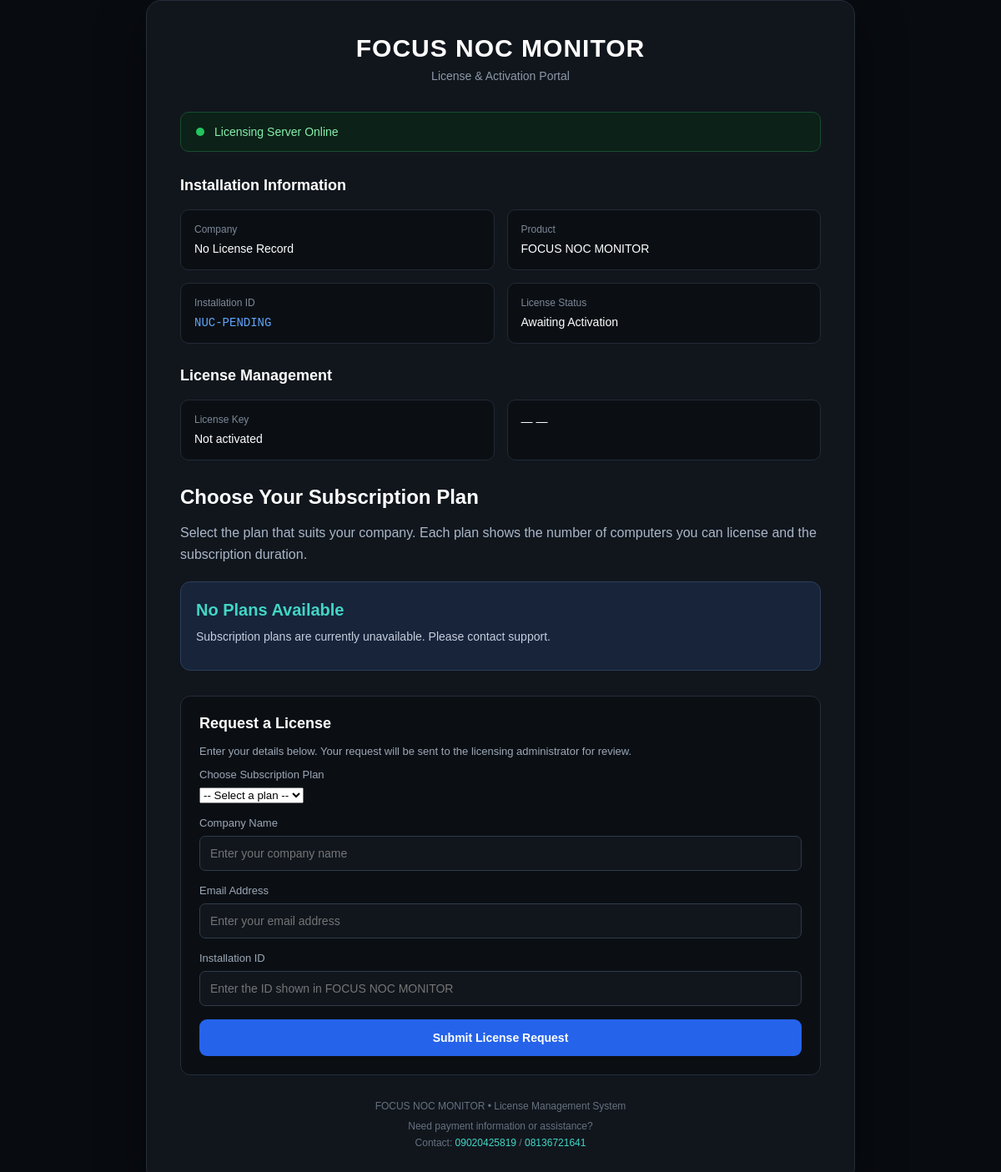
Page /monitor_license/ on the earlier database version.
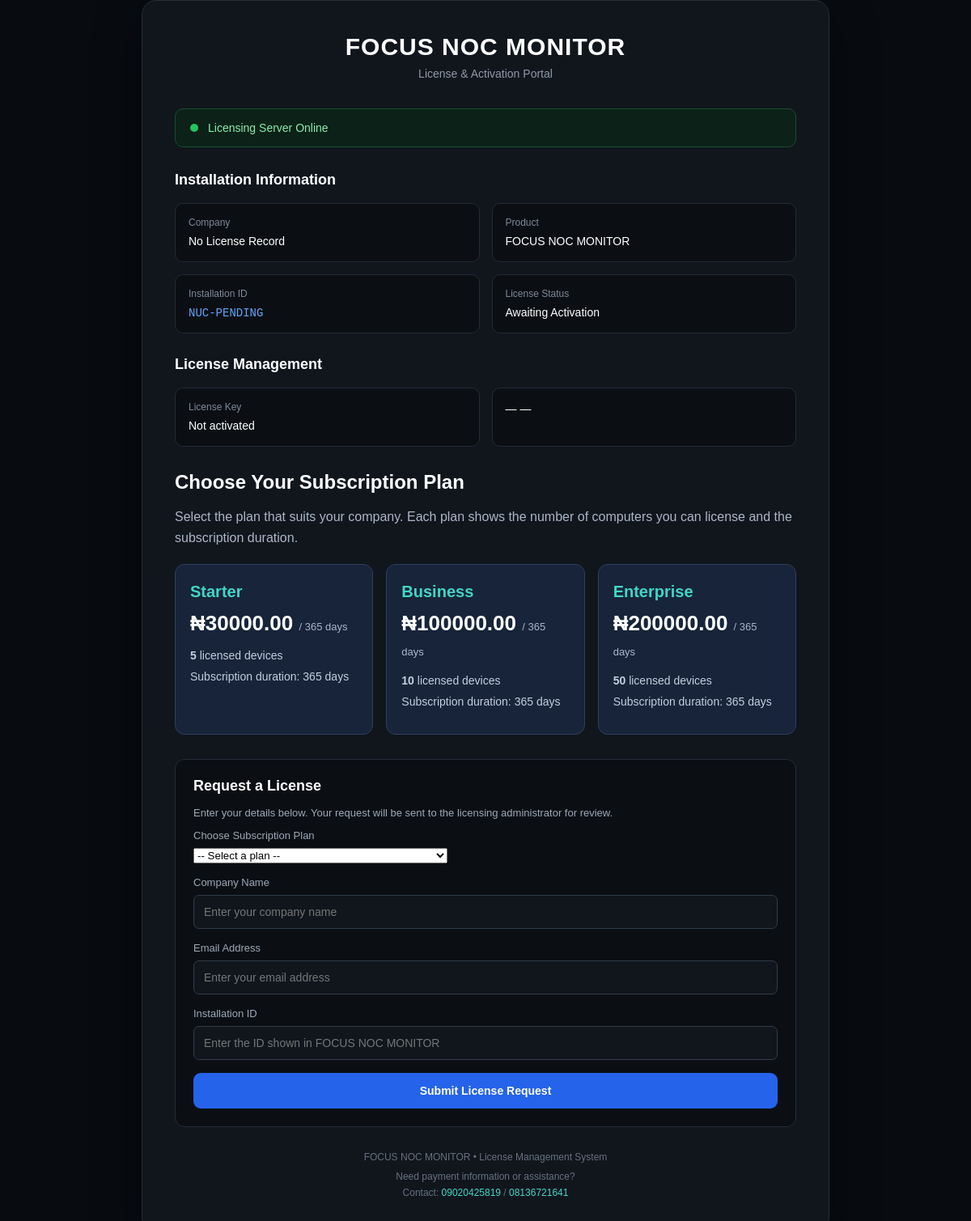
Same page on the later database version.
### monitor_license/models.py (models this page shows, shortened)
class SubscriptionPlan(models.Model):
    name = models.CharField(
        max_length=50,
        unique=True
    )
    device_limit = models.PositiveIntegerField(
        default=5,
        help_text="Maximum number of computers allowed under this plan."
    )
    duration_days = models.PositiveIntegerField(
        default=30,
        help_text="Default subscription duration in days."
    )
    price = models.DecimalField(
        max_digits=10,
        decimal_places=2,
        default=0
    )
    is_active = models.BooleanField(default=True)
    created_at = models.DateTimeField(auto_now_add=True)

### monitor_license/views.py (the view)
# urls.py: path('', license_portal, name='license_portal'),
def license_portal(request, installation_id=None, slug=None):
    license_record = None
    if installation_id:
        license_record = get_object_or_404(
            MonitorLicense,
            installation_id=installation_id
        )
    subscription_plans = SubscriptionPlan.objects.filter(
        is_active=True
    ).order_by('price', 'device_limit')
    return render(
        request,
        'monitor_license/license.html',
        {
            'license': license_record,
            'subscription_plans': subscription_plans,
        }
    )

### monitor_license/templates/monitor_license/license.html (shortened to what this page needs)
<!DOCTYPE html>
<html lang="en">
<head>
</head>
<body>
<div class="container">
    <div class="card">
        <div class="brand">
            <h1>FOCUS NOC MONITOR</h1>
            <p>License & Activation Portal</p>
        </div>
        <div class="status">
            <div class="status-dot"></div>
            <div class="status-text">
                Licensing Server Online
            </div>
        </div>
        <div class="section">
            <h2>Installation Information</h2>
            <div class="info-grid">
                <div class="info-box">
                    <span class="label">Company</span>
                    <span class="value">
                        {% if license %}
                            {{ license.company_name }}
                        {% else %}
                            No License Record
                        {% endif %}
                    </span>
                </div>
                <div class="info-box">
                    <span class="label">Product</span>
                    <span class="value">FOCUS NOC MONITOR</span>
                </div>
                <div class="info-box">
                    <span class="label">Installation ID</span>
                    <span class="value installation">
                        {% if license %}
                            {{ license.installation_id }}
                        {% else %}
                            NUC-PENDING
                        {% endif %}
                    </span>
                </div>
                <div class="info-box">
                    <span class="label">License Status</span>
                    <span class="value">
                        {% if license %}
                            {{ license.get_status_display }}
                        {% else %}
                            Awaiting Activation
                        {% endif %}
                    </span>
                </div>
            </div>
        </div>
        <div class="section">
            <h2>License Management</h2>
            <div class="info-grid">
                <div class="info-box">
                    <span class="label">License Key</span>
                    <span class="value">
                        Not activated
                    </span>
                </div>
                <div class="info-box">
                    <span class="value">
                        {% if license %}
                            {{ license.expires_at }}
                        {% else %}
                            —
                        {% endif %}
                    </span>
                    <span class="value">
                        —
                    </span>
                </div>
            </div>
        </div>
<div class="plans-section">
    <h2>Choose Your Subscription Plan</h2>
    <p class="plans-description">
        Select the plan that suits your company. Each plan shows
        the number of computers you can license and the subscription duration.
    </p>
    <div class="plans-grid">
        {% for plan in subscription_plans %}
        <div class="plan-card">
            <h3>{{ plan.name }}</h3>
            <div class="plan-price">
                ₦{{ plan.price|floatformat:2 }}
                <small>/ {{ plan.duration_days }} days</small>
            </div>
            <p class="plan-detail">
                <strong>{{ plan.device_limit }}</strong>
                licensed devices
            </p>
            <p class="plan-detail">
                Subscription duration:
                {{ plan.duration_days }} days
            </p>
        </div>
        {% empty %}
        <div class="plan-card">
            <h3>No Plans Available</h3>
            <p class="plan-detail">
                Subscription plans are currently unavailable.
                Please contact support.
            </p>
        </div>
        {% endfor %}
    </div>
</div>
<div class="request-form">
    <h2>Request a License</h2>
    <p style="color: #9ca8b7; font-size: 13px;">
        Enter your details below. Your request will be sent
        to the licensing administrator for review.
    </p>
    <form id="licenseRequestForm">
        <div class="form-group">
<div class="form-group">
    <label for="plan_id">Choose Subscription Plan</label>
    <select id="plan_id" name="plan_id" required>
        <option value="">-- Select a plan --</option>
    </select>
</div>
            <label for="company_name">Company Name</label>
            <input
                type="text"
                id="company_name"
                name="company_name"
                placeholder="Enter your company name"
                required
                maxlength="150"
            >
        </div>
        <div class="form-group">
            <label for="email">Email Address</label>
            <input
                type="email"
                id="email"
                name="email"
                placeholder="Enter your email address"
                required
                maxlength="254"
            >
        </div>
        <div class="form-group">
            <label for="installation_id">Installation ID</label>
            <input
                type="text"
                id="installation_id"
                name="installation_id"
                value="{% if license %}{{ license.installation_id }}{% endif %}"
                placeholder="Enter the ID shown in FOCUS NOC MONITOR"
                required
                maxlength="150"
            >
        </div>
        <button type="submit" class="submit-request" id="submitRequest">
            Submit License Request
        </button>
    </form>
</div>
<div class="footer">
    <div>FOCUS NOC MONITOR • License Management System</div>
    <div style="margin-top: 10px;">
        Need payment information or assistance?
    </div>
    <div style="margin-top: 6px;">
        Contact:
        <a href="tel:09020425819" style="color: #42d6c5; text-decoration: none;">
            09020425819
        </a>
        <span> / </span>
        <a href="tel:08136721641" style="color: #42d6c5; text-decoration: none;">
            08136721641
        </a>
    </div>
</div>
    </div>
</div>
</body>
</html>

### monitor_license/templates/monitor_license/license.html (style rules this page uses)
* { box-sizing: border-box; }
body { margin: 0; min-height: 100vh; font-family: Arial, Helvetica, sans-serif; background: #080b10; color: #ffffff; display: flex; align-items: center; justify-content: center; }
.container { width: 92%; max-width: 850px; }
.card { background: #11161d; border: 1px solid #252d38; border-radius: 18px; padding: 40px; box-shadow: 0 20px 60px rgba(0, 0, 0, 0.45); }
.brand { text-align: center; margin-bottom: 35px; }
.brand h1 { margin: 0; font-size: 30px; letter-spacing: 1px; }
.brand p { color: #8e99a8; margin-top: 8px; font-size: 14px; }
.status { display: flex; align-items: center; gap: 12px; padding: 15px 18px; background: #0c2117; border: 1px solid #174d30; border-radius: 10px; margin-bottom: 30px; }
.status-dot { width: 10px; height: 10px; background: #22c55e; border-radius: 50%; }
.status-text { color: #86efac; font-size: 14px; }
.section { margin-bottom: 28px; }
.section h2 { font-size: 18px; margin-bottom: 18px; }
.info-grid { display: grid; grid-template-columns: 1fr 1fr; gap: 15px; }
.info-box { background: #0b0f14; border: 1px solid #222a34; border-radius: 10px; padding: 16px; }
.label { display: block; color: #7d8998; font-size: 12px; margin-bottom: 7px; }
.value { font-size: 14px; color: #ffffff; word-break: break-word; }
.installation { color: #60a5fa; font-family: monospace; }
button { flex: 1; padding: 14px; border: none; border-radius: 9px; font-size: 14px; font-weight: bold; cursor: pointer; }
.footer { text-align: center; color: #66717f; font-size: 12px; margin-top: 30px; }
.request-form { margin-top: 25px; padding: 22px; background: #0b0f14; border: 1px solid #252d38; border-radius: 12px; }
.request-form h2 { margin-top: 0; font-size: 18px; }
.form-group { margin-bottom: 16px; }
.form-group label { display: block; color: #9ca8b7; font-size: 13px; margin-bottom: 8px; }
.form-group input { width: 100%; padding: 12px; background: #11161d; color: #ffffff; border: 1px solid #303b49; border-radius: 7px; font-size: 14px; }
.submit-request { width: 100%; background: #2563eb; color: white; }
.plans-section { margin: 30px 0; }
.plans-section h2 { color: #ffffff; margin-bottom: 8px; }
.plans-description { color: #aab6c8; margin-bottom: 20px; line-height: 1.6; }
.plans-grid { display: grid; grid-template-columns: repeat(auto-fit, minmax(200px, 1fr)); gap: 16px; }
.plan-card { background: #17243a; border: 1px solid #2d405c; border-radius: 12px; padding: 22px 18px; transition: border-color 0.2s ease, transform 0.2s ease; }
.plan-card h3 { color: #42d6c5; margin: 0 0 12px; font-size: 20px; }
.plan-price { color: #ffffff; font-size: 26px; font-weight: bold; margin-bottom: 16px; }
.plan-price small { color: #aab6c8; font-size: 13px; font-weight: normal; }
.plan-detail { color: #c4cede; margin: 10px 0; font-size: 14px; }

Differences in the rows shown:
added SubscriptionPlan: name "Starter", price "30000.00", duration_days "365", device_limit "5"
added SubscriptionPlan: name "Business", price "100000.00", duration_days "365", device_limit "10"
added SubscriptionPlan: name "Enterprise", price "200000.00", duration_days "365", device_limit "50"
Other differences:
text no longer shown: "No Plans Available Subscription plans are currently unavailable. Please contact support."
